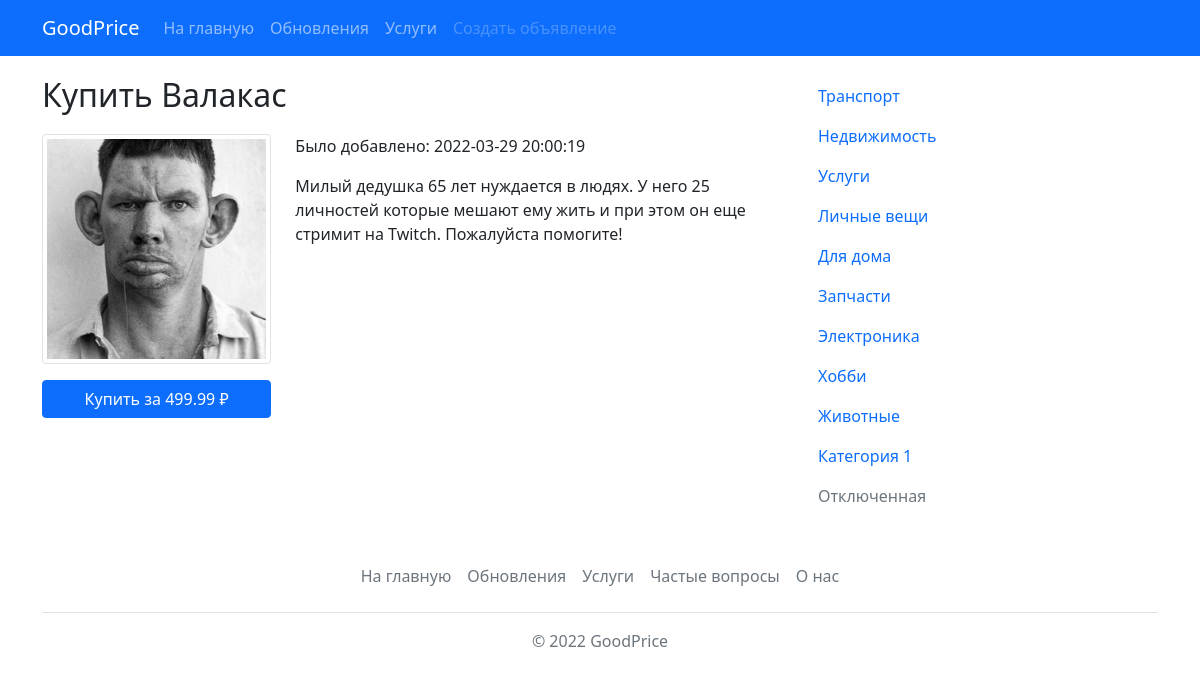
Page /product/1 on the committed database.
### tables this page shows
CREATE TABLE `product` (
  `id` int(11) NOT NULL,
  `name` varchar(64) NOT NULL,
  `email` varchar(64) NOT NULL,
  `price` decimal(12,2) NOT NULL,
  `image` varchar(64) NOT NULL,
  `text` text NOT NULL,
  `categoryID` int(11) NOT NULL,
  `timeAdd` datetime NOT NULL
);

CREATE TABLE `categories` (
  `id` int(11) NOT NULL,
  `name` varchar(32) NOT NULL,
  `description` varchar(128) NOT NULL,
  `url` varchar(32) NOT NULL
);

### config.php (called while the page is built, shortened)
<?php
    $getUrl = $_SERVER["REQUEST_URI"];
?>

### product.php (the view, shortened to what this page needs)
<?php
    require_once 'config.php';
    if(isset($match[1])) {
        $productId = $match[1];
        $sql = "SELECT * FROM product WHERE id = '$productId'";
        $query = mysqli_query($dbConnect, $sql) or die(mysqli_error($dbConnect));
        $product = mysqli_fetch_assoc($query);
    }
    require_once 'template/header.php';
?>
    <div class="container create">
        <div class="row">
            <div class="col-xl-8">
            <h2>Купить <?=$product['name']?></h2>
                <div class="row">
                    <div class="col-xl-4">
                        <img src="<?=$product['image']?>" class="img-thumbnail" alt="Купить <?=$product['name']?>">
                        <button class="btn btn-primary col-xl-12 mt-3" type="button">Купить за <?=$product['price']?> ₽</button>
                    </div>
                    <div class="col-xl-8">
                        <p>Было добавлено: <?=$product['timeAdd'] ?></p>
                        <p><?=nl2br($product['text'])?></p>
                    </div>
                </div>
            </div>
            <div class="col-xl-4">
                <?php require_once 'template/sidebar.php' ?>
            </div>
        </div>
    </div>
<?php require_once 'template/footer.php' ?>

### template/sidebar.php
<?php
    $sql = "SELECT * FROM categories";
    $query = mysqli_query($dbConnect, $sql) or die(mysqli_error($dbConnect));
?>
                <ul class="nav flex-column">
                    <?php
                        foreach($query as $category) {
                            if($getUrl == '/category/'.$category['id']){
                                $activeSidebar = 'active';
                            } else{
                                $activeSidebar = '';
                            }
                            echo "
                            <li class=\"nav-item\">
                                <a class=\"nav-link $activeSidebar\" href=\"/category/{$category['id']}\">{$category['name']}</a>
                            </li>".PHP_EOL;
                        }
                    ?>
                    <li class="nav-item">
                        <a class="nav-link" href="#">Категория 1</a>
                    </li>
                    <li class="nav-item">
                        <a class="nav-link disabled">Отключенная</a>
                    </li>
                </ul>

### style/style.css (style rules this page uses)
.create { margin-top: 20px; }
.create h2 { margin-bottom: 20px; }

### rows in the picture
product: name "Валакас", image (picture), price "499.99", timeAdd "2022-03-29 20:00:19", text "Милый дедушка 65 лет нуждается в людях. У него 25 личностей которые мешают ему жить и при этом он еще стримит на Twitch. Пожалуйста помогите!"
categories: name "Транспорт"
categories: name "Недвижимость"
categories: name "Услуги"
categories: name "Личные вещи"
categories: name "Для дома"
categories: name "Запчасти"
categories: name "Электроника"
categories: name "Хобби"
categories: name "Животные"
